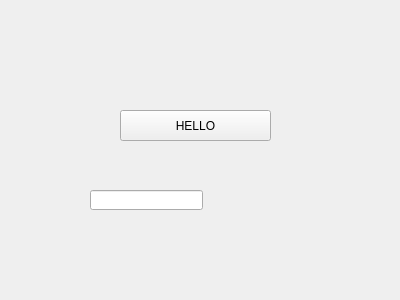
<?xml version="1.0" encoding="UTF-8"?>
<ui version="4.0">
 <class>MainWindow</class>
 <widget class="QMainWindow" name="MainWindow">
  <property name="geometry">
   <rect>
    <x>0</x>
    <y>0</y>
    <width>400</width>
    <height>300</height>
   </rect>
  </property>
  <property name="windowTitle">
   <string>MainWindow</string>
  </property>
  <widget class="QWidget" name="centralWidget">
   <widget class="QPushButton" name="pushButton">
    <property name="geometry">
     <rect>
      <x>120</x>
      <y>110</y>
      <width>151</width>
      <height>31</height>
     </rect>
    </property>
    <property name="text">
     <string>HELLO</string>
    </property>
   </widget>
   <widget class="QLineEdit" name="lineEdit">
    <property name="geometry">
     <rect>
      <x>90</x>
      <y>190</y>
      <width>113</width>
      <height>20</height>
     </rect>
    </property>
   </widget>
  </widget>
 </widget>
 <layoutdefault spacing="6" margin="11"/>
 <resources/>
 <connections/>
</ui>
